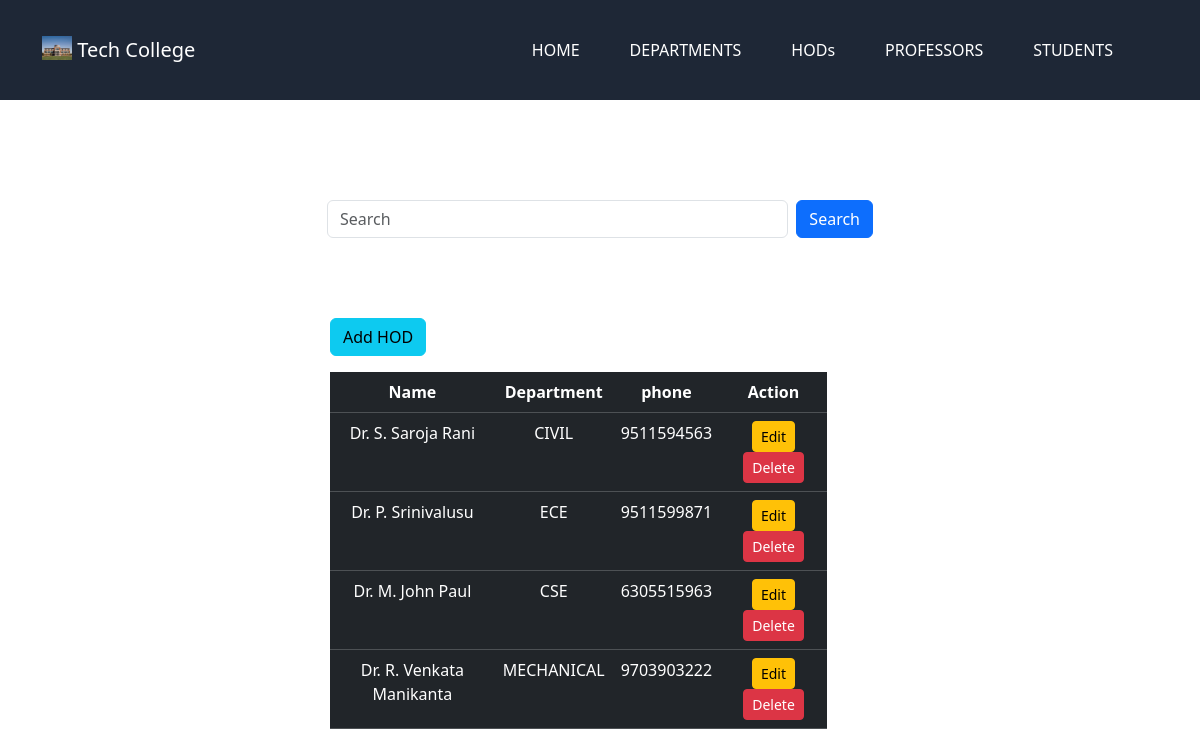
Page /hod on the committed database.
### app1/models.py (models this page shows, shortened)
class HOD(models.Model):
    name = models.CharField(max_length=50)
    Department = models.OneToOneField(Department, on_delete=models.SET_NULL, null=True, blank=True)
    phone = models.CharField(max_length=50)

class Department(models.Model):
    name = models.CharField(max_length=100)
    code = models.CharField(max_length=50)
    def __str__(self):
        return self.name

### app1/views.py (the view)
# urls.py: path('hod',hod, name='hod'),
def hod(request):
    if request.method == "GET":
        serach = request.GET.get('search',None)
        if serach:
            data = HOD.objects.filter(name__startswith = serach)|HOD.objects.filter(Department__name__startswith = serach)|HOD.objects.filter(phone__startswith = serach)
        else:
            data = HOD.objects.all()
    if request.method =="POST":
        fm = HOD_Registration(request.POST)
        if fm.is_valid():
            fm.save()
            return redirect('hod')
        else:
            data = HOD.objects.all()
    else:
        fm = HOD_Registration()
    context = {
        'data':data,
        'fm':fm
    }
    return render(request, 'Hod.html',context)

### app1/forms.py
class HOD_Registration(forms.ModelForm):
    class Meta:
        model = HOD
        fields = ['name', 'Department', 'phone']
        widgets = {
            'name': forms.TextInput(attrs={'class': 'form-control', 'placeholder': 'Enter HOD Name'}),
            'Department': forms.Select(attrs={'class': 'form-control'}),
            'phone': forms.TextInput(attrs={'class': 'form-control', 'placeholder': 'Enter Phone Number'}),
        }

### templates/Hod.html (shortened to what this page needs)
{% extends 'nav.html' %}
{% block content %}
<div class="container" style=" margin-top: 200px;">
    <div class="row justify-content-center">
        <div class="col-md-6">
            <form class="d-flex" method="GET" >
                <input class="form-control me-2" type="search" placeholder="Search"  name="search" id="search">
                <button class="btn btn-primary" type="submit">Search</button>
            </form>
        </div>
    </div>
</div>
<div class="container justify-content-center align-items-center" style=" margin-top: 80px; padding-left: 25%;">
    <button  class="btn btn-info mb-3" onclick="addpopup()" >Add HOD</button>
    <div style="width: 60%;">
        <table class="table table-dark table-hover text-center">
            <tr>
                <th scope="col">Name</th>
                <th scope="col">Department</th>
                <th scope="col">phone</th>
                <th scope="col">Action</th>
            </tr>
            {% for r in data %}
            <tr>
                <td>{{ r.name }}</td>
                <td>{{ r.Department}}</td>
                <td>{{r.phone}}</td>
                <td>
                    <a href="{% url 'updateHod' r.id %}" class="btn btn-warning btn-sm">Edit</a>
                    <button onclick="opendeletepopup()" class="btn btn-danger btn-sm">Delete</button>
                </td>
            </tr>
            {% endfor %}
        </table>
    </div>
</div>
{% endblock content %}

### rows in the picture
HOD: name "Dr. S. Saroja Rani", Department "CIVIL", phone "9511594563"
HOD: name "Dr. P. Srinivalusu", Department "ECE", phone "9511599871"
HOD: name "Dr. M. John Paul", Department "CSE", phone "6305515963"
HOD: name "Dr. R. Venkata Manikanta", Department "MECHANICAL", phone "9703903222"
